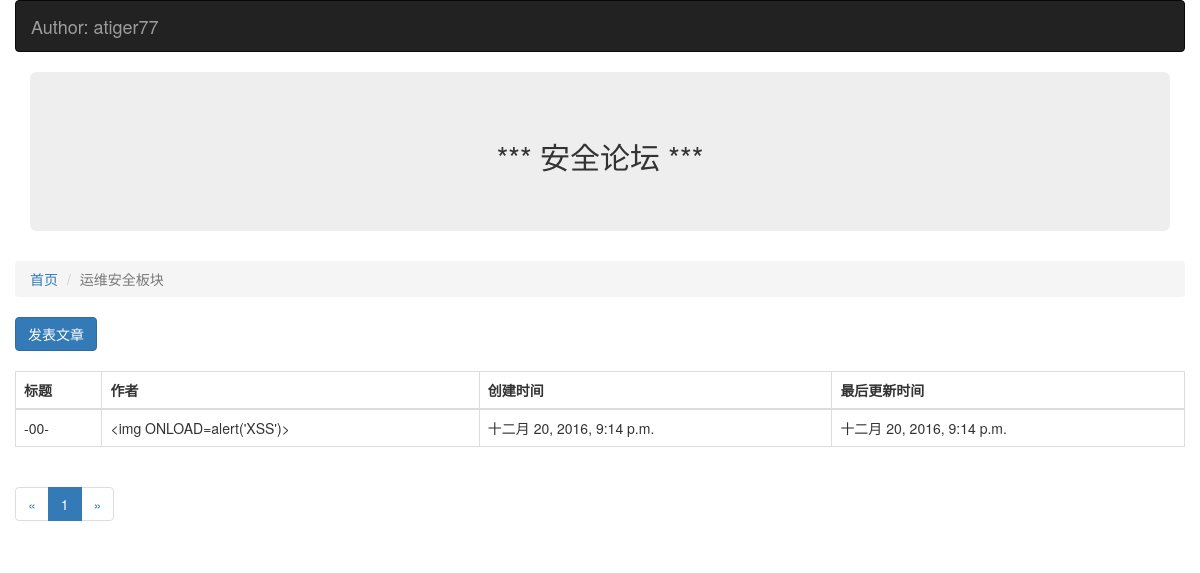
The app's page /article/list/2 with its own data.
### Block/models.py (models this page shows, shortened)
class Block(models.Model):
    name = models.CharField(u"板块名称",max_length=60)
    desc = models.CharField(u"板块描述",max_length=100)
    manager =  models.CharField(u"管理员名称",max_length=30)
    status = models.IntegerField(u"状态",choices=((0,"正常"),(1,"删除")))
    class Meta:
        verbose_name = "板块"
        verbose_name_plural = "板块"

### Article/models.py (models this page shows, shortened)
class Article(models.Model):
    owner = models.ForeignKey(User,verbose_name="作者")
    block = models.ForeignKey(Block,verbose_name="板块ID")
    title = models.CharField(u"文章名称",max_length=100)
    content = models.CharField(u"文章描述",max_length=500)
    status = models.IntegerField(u"状态",choices=((0,"正常"),(1,"删除")))
    create_timestamp = models.DateTimeField('创建时间',auto_now_add=True)
    last_update_timestamp = models.DateTimeField('最后更新时间',auto_now=True)
    class Meta:
        verbose_name = "文章"
        verbose_name_plural = "文章"

### Article/views.py (the view)
# urls.py: url(r'^list/(?P<block_id>\d+)', article_list),
def article_list(request,block_id):
    block_id = int(block_id)
    block = Block.objects.get(id=block_id)
    '''实现分页器功能'''
    article_cnt_1page = 3
    page_no = int(request.GET.get("page_no","1"))
    all_articles = Article.objects.filter(block=block,status=0).order_by("-id")
    p = Paginator(all_articles, article_cnt_1page)
    page = p.page(page_no)
    article_objs = page.object_list
    return render(request,"article_list.html",{"articles":article_objs,"b":block,"page":page})

### Article/templates/article_list.html (shortened to what this page needs)
{% extends "base.html" %}
{% block content %}
<ol class="breadcrumb">
  <li><a href="/">首页</a></li>
  <li class="active">{{ b.name }}</li>
</ol>
<a href="/article/create/{{ b.id }}" class="btn btn-primary">发表文章</a>
<br>
<br>
<table class="table table-bordered">
  <thead>
    <th>标题</th>
    <th>作者</th>
    <th>创建时间</th>
    <th>最后更新时间</th>
  </thead>
  <tbody>
    {% for article in articles %}
    <tr>
        <td>{{ article.title }}</td>
        <td>{{ article.content }}</td>
        <td>{{ article.create_timestamp }}</td>
        <td>{{ article.last_update_timestamp }}</td>
    </tr>
   {% endfor%}
  </tbody>
</table>
<nav>
  <ul class="pagination">
    <li>
        {% if not page.has_previous %}
        <a href="#">&laquo;</a>
        {% endif %}
    </li>
    {% for i in page.paginator.page_range %}
    <li {% if page.number == i %}class="active"{% endif %}>
        <a href="?page_no={{ i }}">{{ i }}</a>
    </li>
    {% endfor %}
    <li>
       {% if not page.has_next %}
        <a href="">&raquo;</a>
       {% endif %}
    </li>
  </ul>
</nav>
{% endblock %}

### records on screen
Block: name "运维安全板块"
Article: title "-00-", content "<img ONLOAD=alert('XSS')>", create_timestamp "十二月 20, 2016, 9:14 p.m.", last_update_timestamp "十二月 20, 2016, 9:14 p.m."

### other values on screen
{{ i }} "1"
